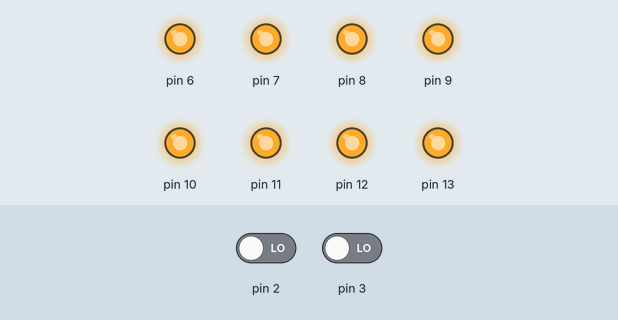
Recording of a sketch running on a simulated Arduino Uno, built with avr-gcc and run on an emulated ATmega328P. Parts: output pins drawn as LEDs (lit = HIGH). Dashed ring = blinking. Inputs (shaded band) come from the test bench; at power-on: pin 2 LOW, pin 3 LOW.

Above: at 2.8 s.
2.9 s: pin 2 driven HIGH
At 5.2 s:
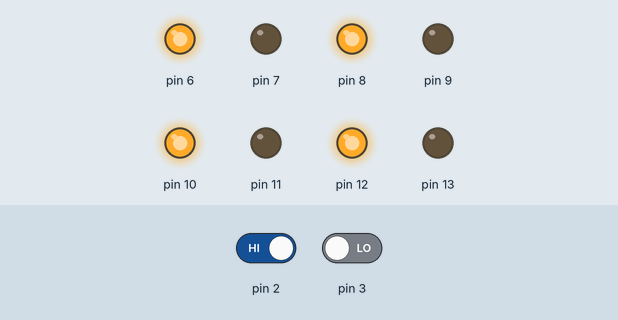
5.5 s: pin 3 driven HIGH
At 7.8 s:
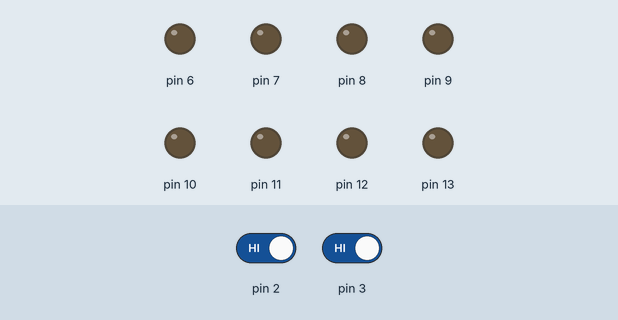
9.0 s: pin 2 driven LOW
At 11.7 s:
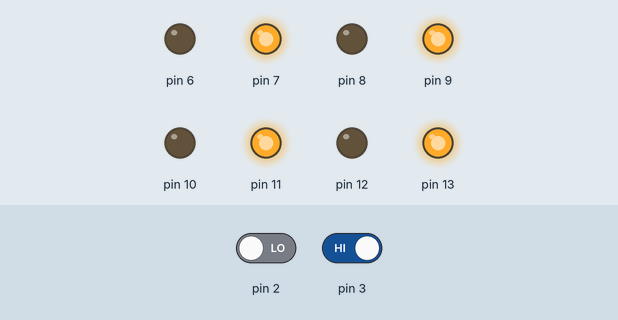
12.2 s: pin 2 driven HIGH
At 12.5 s:
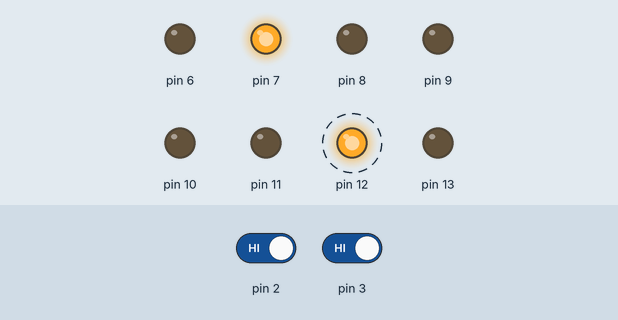
15.7 s: pin 3 driven LOW
At 18.0 s:
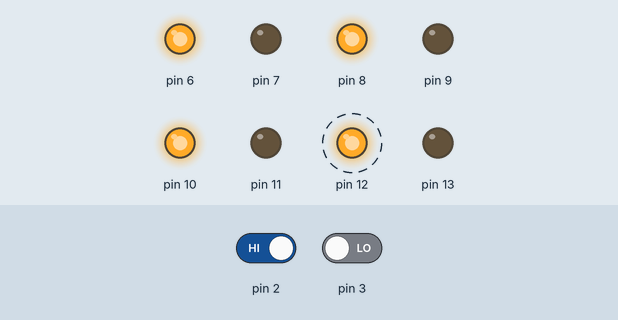
18.9 s: pin 3 driven HIGH
At 19.2 s:
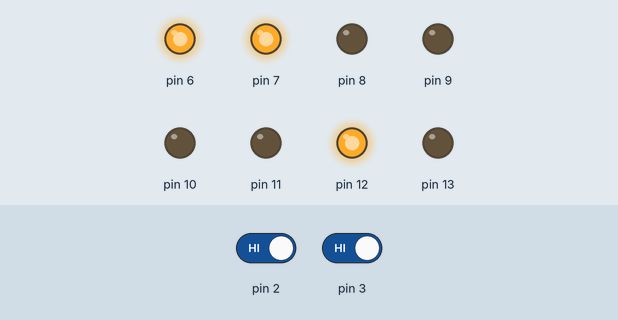
Timing chart, 0 to 23.4 s (numbered marks = the images above; inputs shaded):
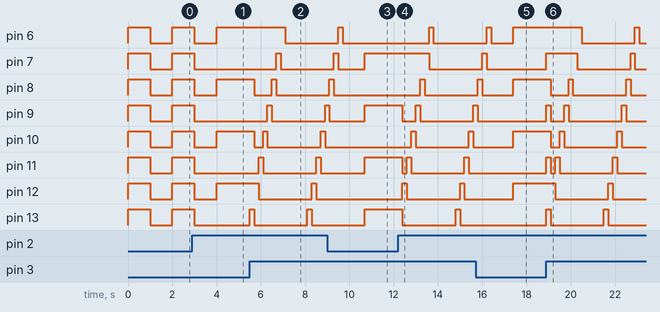

Measured:
- after the input at 2.9 s, pin 6, pin 8, pin 10, pin 12: goes on until 4.0 s, then stays HIGH; pin 7, pin 9, pin 11, pin 13: goes on until 3.0 s, then stays LOW
- after the input at 5.5 s, pin 6: HIGH → LOW after 1.6 s; pin 7: LOW → HIGH after 1.2 s, → LOW 0.20 s later; pin 8: HIGH → LOW after 0.20 s, → HIGH 0.80 s later, → LOW 0.20 s later; pin 9: LOW → HIGH after 0.80 s, → LOW 0.20 s later, → HIGH 2.4 s later; pin 10: goes LOW 0.40 s, HIGH 0.20 s, LOW 2.4 s, HIGH 0.20 s, then LOW, starting after 0.20 s
- after the input at 9.0 s, pin 8: goes on until 9.3 s, then stays LOW; pin 10: stays LOW (without the input it goes to HIGH after 2.3 s); pin 12: stays LOW (without the input it goes to HIGH after 1.9 s); pin 13: goes on until 10.7 s, then stays HIGH
- after the input at 12.2 s, pin 6: LOW → HIGH after 1.4 s, → LOW 0.20 s later; pin 7: HIGH → LOW after 1.4 s; pin 8: LOW → HIGH after 1.0 s, → LOW 0.20 s later; pin 9: HIGH → LOW after 0.20 s, → HIGH 0.60 s later, → LOW 0.20 s later, → HIGH 2.4 s later; pin 10: alternates HIGH for 0.20 s and LOW for 2.4 s, starting after 0.60 s
- after the input at 15.7 s, pin 9: goes on until 15.8 s, then stays LOW; pin 11: stays LOW (without the input it goes to HIGH after 2.1 s); pin 13: stays LOW (without the input it goes to HIGH after 1.7 s)
- after the input at 18.9 s, pin 6: HIGH → LOW after 1.6 s, → HIGH 2.4 s later, → LOW 0.20 s later; pin 7: LOW → HIGH at once, → LOW 1.4 s later, → HIGH 2.4 s later, → LOW 0.20 s later

The sketch:

week_4_register_coding1.ino
```cpp
int main(void){

  DDRB = 0b00111111;
  DDRD = 0b11000000;

  while(1){

    // RUNNING LIGHTS
    if(PIND & 0b00001000 && PIND & 0b00000100){
    	runningLights();

      // Pattern A
    } else if(PIND & 0b00001000){
      PORTB |= 0b00101010;
      PORTD |= 0b10000000;

      // Pattern B
    } else if(PIND & 0b00000100){
      PORTB |= 0b00010101;
      PORTD |= 0b01000000;

    }  else {
      // ON AND OFF LIGHTS
        PORTB |= 0b00111111;
        PORTD |= 0b11000000;
        _delay_ms(1000);
        closeLEDS();
    }
  }
}


void closeLEDS(){
  PORTB &= 0b00000000;
  PORTD &= 0b00000000;

  _delay_ms(1000);
}

void runningLights(){
  PORTB |= 0b00100000;
  _delay_ms(200);
  PORTB &= 0b0000000;

  PORTB |= 0b00010000;
  _delay_ms(200);
  PORTB &= 0b0000000;

  PORTB |= 0b00001000;
  _delay_ms(200);
  PORTB &= 0b0000000;

  PORTB |= 0b0000100;
  _delay_ms(200);
  PORTB &= 0b0000000;

  PORTB |= 0b0000010;
  _delay_ms(200);
  PORTB &= 0b0000000;

  PORTB |= 0b0000001;
  _delay_ms(200);
  PORTB &= 0b0000000;

  PORTD |= 0b10000000;
  _delay_ms(200);
  PORTD &= 0b0000000;

  PORTD |= 0b01000000;
  _delay_ms(200);
  PORTD &= 0b0000000;

  closeLEDS();
}
```
